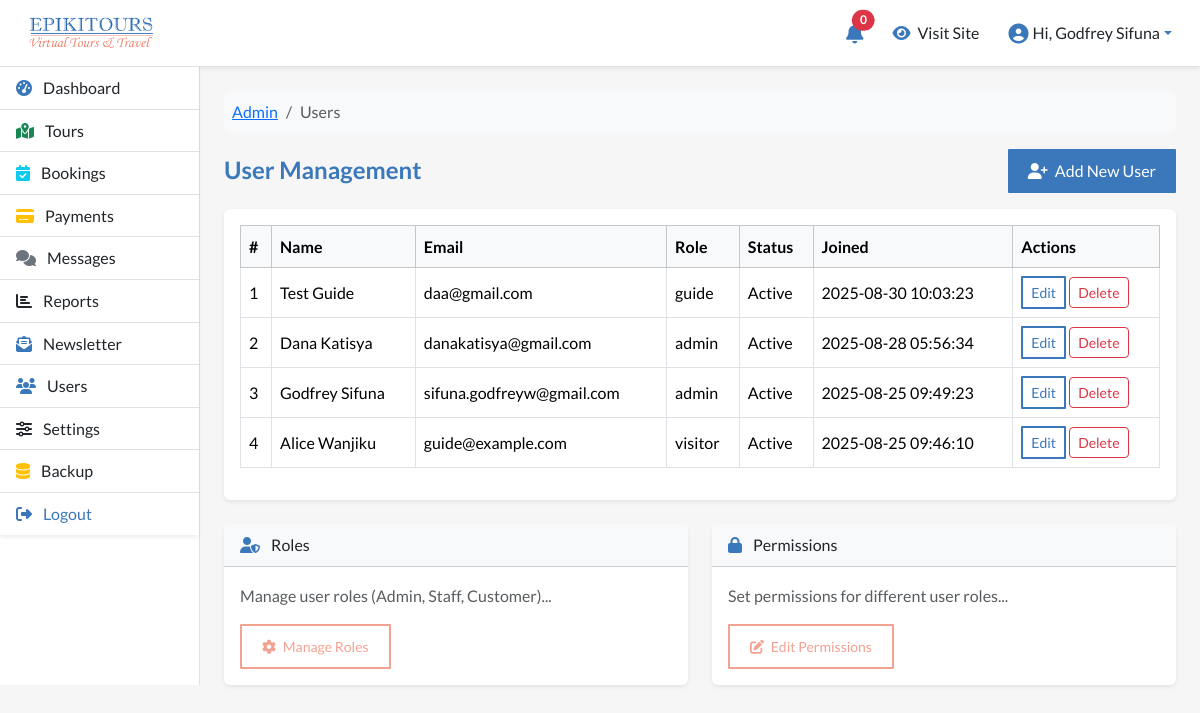
Screenshot of /manage/users/index.php (signed in) with the database file from the repository.
### tables this page shows
CREATE TABLE `epi_users` (
  `id` bigint NOT NULL,
  `first_name` varchar(100) NOT NULL,
  `last_name` varchar(100) NOT NULL,
  `email` varchar(150) NOT NULL,
  `password` varchar(255) NOT NULL,
  `phone` varchar(30) DEFAULT NULL,
  `user_role` enum('admin','guide','visitor') NOT NULL DEFAULT 'visitor',
  `profile_picture` varchar(255) DEFAULT NULL,
  `email_verified` tinyint(1) DEFAULT '0',
  `verification_token` varchar(255) DEFAULT NULL,
  `status` enum('dormant','active') NOT NULL DEFAULT 'active',
  `password_reset_token` varchar(255) DEFAULT NULL,
  `password_reset_expires` datetime DEFAULT NULL,
  `last_login` timestamp NULL DEFAULT NULL,
  `created_at` timestamp NOT NULL DEFAULT CURRENT_TIMESTAMP,
  `updated_at` timestamp NOT NULL DEFAULT CURRENT_TIMESTAMP ON UPDATE CURRENT_TIMESTAMP
);

### manage/users/index.php (the view, shortened to what this page needs)
<?php
require_once __DIR__ . '/../../config/database.php';
$users = $pdo->query("SELECT * FROM epi_users ORDER BY created_at DESC");
?>
<nav aria-label="breadcrumb">
    <ol class="breadcrumb bg-light p-2 rounded mb-3">
        <li class="breadcrumb-item"><a href="<?= BASE_URL ?>dashboard">Admin</a></li>
        <li class="breadcrumb-item active" aria-current="page">Users</li>
    </ol>
</nav>
<div class="d-flex justify-content-between align-items-center mb-3">
    <h4 class="mb-0">User Management</h4>
    <a href="create-account" class="btn btn-primary">
        <i class="fas fa-user-plus me-1"></i> Add New User
    </a>
</div>
<div class="card shadow-sm border-0 mb-4">
    <div class="card-body">
        <div class="table-responsive">
            <table class="table table-bordered align-middle table-hover">
                <thead class="table-light">
                    <tr>
                        <th>#</th>
                        <th>Name</th>
                        <th>Email</th>
                        <th>Role</th>
                        <th>Status</th>
                        <th>Joined</th>
                        <th>Actions</th>
                    </tr>
                </thead>
                <tbody>
                    <?php
                        $i = 1;
                        while ($row = $users->fetch(PDO::FETCH_ASSOC)):
                    ?>
                    <tr>
                        <td><?= $i++ ?></td>
                        <td><?= htmlspecialchars($row['first_name'] . ' ' . $row['last_name']); ?></td>
                        <td><?= htmlspecialchars($row['email']); ?></td>
                        <td><?= htmlspecialchars($row['user_role']); ?></td>
                        <td><?= ucfirst($row['status']); ?></td>
                        <td><?= htmlspecialchars($row['created_at']); ?></td>
                        <td>
                            <a href="edit-user.php?id=<?= $row['id'] ?>" class="btn btn-outline-primary btn-sm px-2 py-1 text-decoration-none">Edit</a>
                            <button type="button"
                                    class="btn btn-outline-danger btn-sm"
                                    data-bs-toggle="modal"
                                    data-bs-target="#deleteModal"
                                    data-user-id="<?= $row['id'] ?>"
                                    data-user-name="<?= htmlspecialchars($row['first_name'] . ' ' . $row['last_name']) ?>">
                                Delete
                            </button>
                        </td>
                    </tr>
                    <?php endwhile; ?>
                </tbody>
            </table>
        </div>
    </div>
</div>
<div class="row g-4">
    <div class="col-md-6">
        <div class="card shadow-sm border-0">
            <div class="card-header bg-light">
                <i class="fas fa-user-shield text-primary me-2"></i> Roles
            </div>
            <div class="card-body">
                <p class="text-muted">Manage user roles (Admin, Staff, Customer)...</p>
                <a href="manage-roles" class="btn btn-outline-secondary btn-sm">
                    <i class="fas fa-cog me-1"></i> Manage Roles
                </a>
            </div>
        </div>
    </div>
    <div class="col-md-6">
        <div class="card shadow-sm border-0">
            <div class="card-header bg-light">
                <i class="fas fa-lock text-danger me-2"></i> Permissions
            </div>
            <div class="card-body">
                <p class="text-muted">Set permissions for different user roles...</p>
                <a href="manage-permissions" class="btn btn-outline-secondary btn-sm">
                    <i class="fas fa-edit me-1"></i> Edit Permissions
                </a>
            </div>
        </div>
    </div>
</div>
<?php
include BASE_PATH . 'layouts/admin-layout.php';
?>

### manage/css/custom.css (style rules this page uses)
:root { --primary-color: #3a78bb; --secondary-color: #f3a292; --tertiary-color: #E0F7FA; --white-color: #ffffff; --black-color: #000000; --pale-grey: #f6f6f6; --dark-grey: #333333; }
body { font-family: 'lato', sans-serif; background-color: var(--pale-grey); color: var(--black-color); margin: 0; padding: 0; line-height: 1.6; }
.text-danger { color: var(--primary-color) !important; }
.btn-primary { background-color: var(--primary-color); color: var(--white-color); border: none; padding: 10px 20px; border-radius: 1px; transition: background-color 0.3s ease; }
.btn-outline-primary { border: 2px solid var(--primary-color); color: var(--primary-color); padding: 10px 20px; border-radius: 1px; transition: all 0.3s ease; }
.btn-outline-secondary { border: 2px solid var(--secondary-color); color: var(--secondary-color); padding: 10px 20px; border-radius: 1px; transition: all 0.3s ease; }
html { scroll-behavior: smooth; }
h4 { font-weight: 600; color: var(--primary-color); }
p { line-height: 1.6; }
.text-primary { color: var(--primary-color) !important; }
.bg-light { transition: box-shadow 0.3s ease-in-out; }
.card { transition: transform 0.4s ease-in-out, box-shadow 0.3s ease-in-out; }
.btn-primary { background-color: var(--primary-color); border-color: var(--primary-color); transition: background-color 0.3s ease-in-out, transform 0.2s ease; }
.btn-outline-primary { color: var(--primary-color); border-color: var(--primary-color); transition: background-color 0.3s ease-in-out, color 0.3s ease; }

### rows the page displays
epi_users: first_name+last_name "Test Guide", email "daa@gmail.com", user_role "guide", status "Active", created_at "2025-08-30 10:03:23"
epi_users: first_name+last_name "Dana Katisya", email "danakatisya@gmail.com", user_role "admin", status "Active", created_at "2025-08-28 05:56:34"
epi_users: first_name+last_name "Godfrey Sifuna", email "sifuna.godfreyw@gmail.com", user_role "admin", status "Active", created_at "2025-08-25 09:49:23"
epi_users: first_name+last_name "Alice Wanjiku", email "guide@example.com", user_role "visitor", status "Active", created_at "2025-08-25 09:46:10"

### other values shown
$unreadCount "0"
$_SESSION['user_name'] "Godfrey Sifuna"
